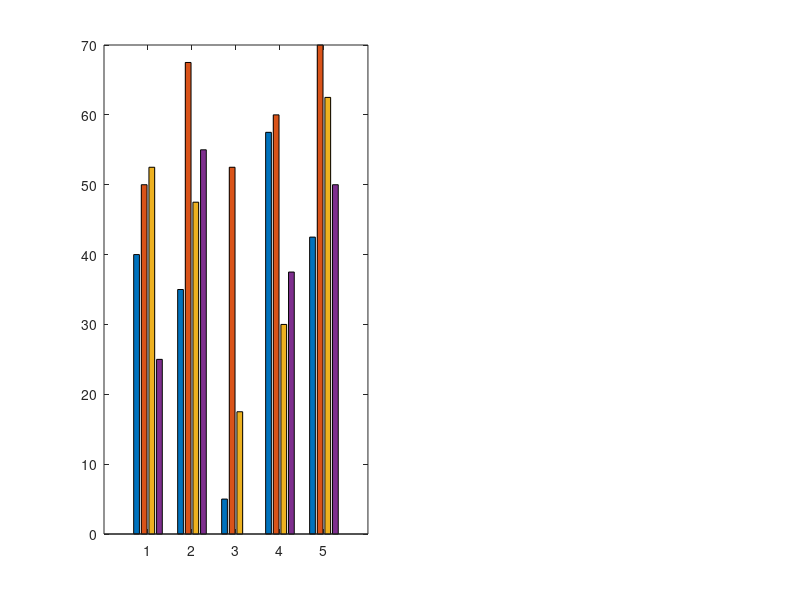

Reproduce this figure in MATLAB. (Note: this script raises an error after producing the figure.)
%% plot_v2_thesis_2figs.m
% Three thesis-quality figures for V2 prompt technique comparison.
%
% Figure 1 — LblAcc and RsnAct per model x technique
% Figure 2 — DescAcc, RsnRisk, ActSafe, Danger per model x technique
% Figure 3 — Output tokens, Cost, Latency per model x technique
%
% Data from latest runs:
%   V2_runs_20260525_035756.csv       (zero_shot, few_shot_3, cot, structured)
%   V2_cot_rerun_20260525_175408.csv  (cot_600)

clear; clc; close all;

%% ── Data (from latest CSV files) ─────────────────────────────────────────────
% Rows = models [Claude; GPT-4o; GPT-4o-mini; Gemini]
% Cols = techniques [Zero-Shot, Few-Shot-3, CoT-300, CoT-600, Structured]

techLabels  = {'Zero-Shot','Few-Shot-3','CoT-300','CoT-600','Structured'};
modelLabels = {'Claude','GPT-4o','GPT-4o-mini','Gemini'};
x = 1:5;  nT = 5;  nM = 4;

LblAcc = [40.0,  35.0,   5.0,  57.5,  42.5;
          50.0,  67.5,  52.5,  60.0,  70.0;
          52.5,  47.5,  17.5,  30.0,  62.5;
          25.0,  55.0,   0.0,  37.5,  50.0];

RsnAct = [20.0,  30.0,   0.0,  95.0,  62.5;
         100.0, 100.0, 100.0, 100.0, 100.0;
         100.0, 100.0,  30.0, 100.0, 100.0;
          87.5, 100.0,   0.0,  65.0,  95.0];

DescAcc = [97.5,  95.0,  90.0,  95.0,  97.5;
          100.0, 100.0, 100.0, 100.0, 100.0;
          100.0, 100.0, 100.0, 100.0, 100.0;
          100.0, 100.0, 100.0, 100.0, 100.0];

RsnRisk = [97.5,  95.0,  90.0,  95.0,  97.5;
           92.5,  92.5, 100.0, 100.0, 100.0;
          100.0,  90.0, 100.0, 100.0, 100.0;
           92.5, 100.0, 100.0, 100.0, 100.0];

ActSafe = [100.0, 100.0, 100.0, 100.0, 100.0;
           100.0, 100.0, 100.0, 100.0, 100.0;
           100.0,  87.5, 100.0,  95.0, 100.0;
           100.0, 100.0, 100.0, 100.0, 100.0];

Danger = [0, 0, 0, 0, 0;
          0, 0, 0, 0, 0;
          0, 5, 0, 2, 0;
          0, 0, 0, 0, 0];

OutputTokens = [292.3, 281.8, 269.9, 478.8, 263.0;
                101.5,  99.0, 220.6, 220.6, 109.8;
                124.4,  91.3, 291.4, 342.6, 119.2;
                181.0, 144.6, 299.9, 527.8, 205.2];

Latency_s = [10.8,  12.2,  14.1,  16.2,   9.0;
              3.0,   3.0,   4.2,   4.5,   3.0;
              7.1,   4.8,  56.2,  12.7,  23.4;
              2.9,   2.4,   3.5,   4.4,   3.2];

Cost = [6.1,  6.5,  5.9,  9.2,  6.0;
        3.9,  4.8,  6.2,  6.2,  4.5;
        0.6,  0.6,  0.7,  0.7,  0.6;
        0.1,  0.1,  0.1,  0.2,  0.1];

% Model colours
mc = [0.87 0.42 0.36;   % Claude      — red
      0.29 0.56 0.85;   % GPT-4o      — blue
      0.36 0.75 0.42;   % GPT-4o-mini — green
      0.80 0.55 0.85];  % Gemini      — purple

bw = 0.78;  % bar width


%% ══════════════════════════════════════════════════════════════════════════════
%  FIGURE 1 — LblAcc and RsnAct
%% ══════════════════════════════════════════════════════════════════════════════
figure('Name','Fig 1 - LblAcc and RsnAct','Position',[60 60 1100 460]);

% ── 1a: LblAcc ───────────────────────────────────────────────────────────────
subplot(1,2,1);
bh = bar(x, LblAcc', bw);
for k=1:nM; bh(k).FaceColor=mc(k,:); bh(k).FaceAlpha=0.88; bh(k).EdgeColor='none'; end
hold on;
patch([4.62 5.38 5.38 4.62],[0 0 77 77],[0.29 0.56 0.85], ...
      'FaceAlpha',0.12,'EdgeColor',[0.15 0.40 0.75],'LineWidth',1.2,'HandleVisibility','off');
text(5,73,'70% best','HorizontalAlignment','center', ...
     'FontSize',8,'Color',[0.10 0.35 0.70],'FontWeight','bold');
text(3,3,'Gemini 0%','HorizontalAlignment','center', ...
     'FontSize',7.5,'Color',[0.60 0.10 0.60],'FontAngle','italic');
set(gca,'XTick',x,'XTickLabel',techLabels,'FontSize',9);
ylim([0 82]); ylabel('Label Accuracy (%)','FontSize',10);
title('(a) LblAcc per Model \times Technique','FontSize',10);
legend(modelLabels,'Location','northwest','FontSize',8.5);
grid on; ax=gca; ax.YGrid='on'; ax.XGrid='off';
ax.GridAlpha=0.3; ax.GridLineStyle='--'; ax.Box='off'; hold off;

% ── 1b: RsnAct ───────────────────────────────────────────────────────────────
subplot(1,2,2);
bh = bar(x, RsnAct', bw);
for k=1:nM; bh(k).FaceColor=mc(k,:); bh(k).FaceAlpha=0.88; bh(k).EdgeColor='none'; end
hold on;
text(3,6,'Claude &','HorizontalAlignment','center', ...
     'FontSize',7.5,'Color',[0.70 0.10 0.10],'FontAngle','italic');
text(3,1,'Gemini 0%','HorizontalAlignment','center', ...
     'FontSize',7.5,'Color',[0.70 0.10 0.10],'FontAngle','italic');
text(4,108,'Truncation fixed \rightarrow','HorizontalAlignment','center', ...
     'FontSize',8,'Color',[0.75 0.10 0.10],'FontWeight','bold');
set(gca,'XTick',x,'XTickLabel',techLabels,'FontSize',9);
ylim([0 118]); ylabel('RsnAct — Action Consistency (%)','FontSize',10);
title('(b) RsnAct per Model \times Technique','FontSize',10);
legend(modelLabels,'Location','southwest','FontSize',8.5);
grid on; ax=gca; ax.YGrid='on'; ax.XGrid='off';
ax.GridAlpha=0.3; ax.GridLineStyle='--'; ax.Box='off'; hold off;

sgtitle('V2 — Label Accuracy and Action Consistency  (N = 40 per cell)', ...
        'FontSize',11,'FontWeight','bold');


%% ══════════════════════════════════════════════════════════════════════════════
%  FIGURE 2 — DescAcc, RsnRisk, ActSafe, Danger
%% ══════════════════════════════════════════════════════════════════════════════
figure('Name','Fig 2 - DescAcc RsnRisk ActSafe Danger','Position',[60 580 1300 460]);

% ── 2a: DescAcc ──────────────────────────────────────────────────────────────
subplot(1,4,1);
bh = bar(x, DescAcc', bw);
for k=1:nM; bh(k).FaceColor=mc(k,:); bh(k).FaceAlpha=0.88; bh(k).EdgeColor='none'; end
hold on;
text(3,91.5,'Claude 90%','HorizontalAlignment','center', ...
     'FontSize',7,'Color',[0.70 0.10 0.10],'FontAngle','italic');
set(gca,'XTick',x,'XTickLabel',techLabels,'FontSize',7.5,'XTickLabelRotation',20);
ylim([80 103]); ylabel('DescAcc (%)','FontSize',9.5);
title('(a) DescAcc','FontSize',9.5);
legend(modelLabels,'Location','south','FontSize',7);
grid on; ax=gca; ax.YGrid='on'; ax.XGrid='off';
ax.GridAlpha=0.3; ax.GridLineStyle='--'; ax.Box='off'; hold off;

% ── 2b: RsnRisk ──────────────────────────────────────────────────────────────
subplot(1,4,2);
bh = bar(x, RsnRisk', bw);
for k=1:nM; bh(k).FaceColor=mc(k,:); bh(k).FaceAlpha=0.88; bh(k).EdgeColor='none'; end
hold on;
text(2,91,'GPT-4o 92.5%','HorizontalAlignment','center', ...
     'FontSize',7,'Color',[0.15 0.40 0.75],'FontAngle','italic');
set(gca,'XTick',x,'XTickLabel',techLabels,'FontSize',7.5,'XTickLabelRotation',20);
ylim([80 103]); ylabel('RsnRisk (%)','FontSize',9.5);
title('(b) RsnRisk','FontSize',9.5);
legend(modelLabels,'Location','south','FontSize',7);
grid on; ax=gca; ax.YGrid='on'; ax.XGrid='off';
ax.GridAlpha=0.3; ax.GridLineStyle='--'; ax.Box='off'; hold off;

% ── 2c: ActSafe ──────────────────────────────────────────────────────────────
subplot(1,4,3);
bh = bar(x, ActSafe', bw);
for k=1:nM; bh(k).FaceColor=mc(k,:); bh(k).FaceAlpha=0.88; bh(k).EdgeColor='none'; end
hold on;
text(2,88.5,'Mini 87.5%','HorizontalAlignment','center', ...
     'FontSize',7,'Color',[0.15 0.55 0.20],'FontAngle','italic');
set(gca,'XTick',x,'XTickLabel',techLabels,'FontSize',7.5,'XTickLabelRotation',20);
ylim([82 103]); ylabel('ActSafe (%)','FontSize',9.5);
title('(c) ActSafe','FontSize',9.5);
legend(modelLabels,'Location','south','FontSize',7);
grid on; ax=gca; ax.YGrid='on'; ax.XGrid='off';
ax.GridAlpha=0.3; ax.GridLineStyle='--'; ax.Box='off'; hold off;

% ── 2d: Danger count (stacked bar — only gpt4o_mini has non-zero) ─────────────
subplot(1,4,4);
bh = bar(x, Danger', bw);
for k=1:nM; bh(k).FaceColor=mc(k,:); bh(k).FaceAlpha=0.88; bh(k).EdgeColor='none'; end
hold on;
text(2,5.4,'5 cases','HorizontalAlignment','center', ...
     'FontSize',8,'Color',[0.15 0.55 0.20],'FontWeight','bold');
text(4,2.4,'2 cases','HorizontalAlignment','center', ...
     'FontSize',8,'Color',[0.15 0.55 0.20],'FontWeight','bold');
text(2.5,7.0,'GPT-4o-mini only','HorizontalAlignment','center', ...
     'FontSize',7.5,'Color',[0.15 0.55 0.20],'FontAngle','italic');
set(gca,'XTick',x,'XTickLabel',techLabels,'FontSize',7.5,'XTickLabelRotation',20);
ylim([0 9]); ylabel('Dangerous Cases (count)','FontSize',9.5);
title('(d) Danger  (truth=hazard, action=PITCH\_FWD)','FontSize',9.5);
legend(modelLabels,'Location','northeast','FontSize',7);
grid on; ax=gca; ax.YGrid='on'; ax.XGrid='off';
ax.GridAlpha=0.3; ax.GridLineStyle='--'; ax.Box='off'; hold off;

sgtitle('V2 — Scene Understanding, Reasoning and Safety  (N = 40 per cell)', ...
        'FontSize',11,'FontWeight','bold');


%% ══════════════════════════════════════════════════════════════════════════════
%  FIGURE 3 — Output Tokens, Cost, Latency
%% ══════════════════════════════════════════════════════════════════════════════
figure('Name','Fig 3 - Tokens Cost Latency','Position',[60 60 1300 460]);

% ── 3a: Output Tokens ────────────────────────────────────────────────────────
subplot(1,3,1);
bh = bar(x, OutputTokens', bw);
for k=1:nM; bh(k).FaceColor=mc(k,:); bh(k).FaceAlpha=0.88; bh(k).EdgeColor='none'; end
hold on;
text(4,540,'Claude 479','HorizontalAlignment','center', ...
     'FontSize',7.5,'Color',[0.70 0.10 0.10],'FontWeight','bold');
text(4,500,'Gemini 528','HorizontalAlignment','center', ...
     'FontSize',7,'Color',[0.60 0.30 0.70],'FontAngle','italic');
set(gca,'XTick',x,'XTickLabel',techLabels,'FontSize',8,'XTickLabelRotation',15);
ylim([0 600]); ylabel('Mean Output Tokens','FontSize',10);
title('(a) Output Tokens per Model \times Technique','FontSize',9.5);
legend(modelLabels,'Location','northwest','FontSize',8);
grid on; ax=gca; ax.YGrid='on'; ax.XGrid='off';
ax.GridAlpha=0.3; ax.GridLineStyle='--'; ax.Box='off'; hold off;

% ── 3b: Cost ─────────────────────────────────────────────────────────────────
subplot(1,3,2);
bh = bar(x, Cost', bw);
for k=1:nM; bh(k).FaceColor=mc(k,:); bh(k).FaceAlpha=0.88; bh(k).EdgeColor='none'; end
hold on;
text(4,9.8,'$9.2 peak','HorizontalAlignment','center', ...
     'FontSize',8,'Color',[0.70 0.10 0.10],'FontWeight','bold');
set(gca,'XTick',x,'XTickLabel',techLabels,'FontSize',8,'XTickLabelRotation',15);
ylim([0 12]); ylabel('Cost per 1000 calls (USD)','FontSize',10);
title('(b) Cost per Model \times Technique','FontSize',9.5);
legend(modelLabels,'Location','northeast','FontSize',8);
grid on; ax=gca; ax.YGrid='on'; ax.XGrid='off';
ax.GridAlpha=0.3; ax.GridLineStyle='--'; ax.Box='off'; hold off;

% ── 3c: Latency ──────────────────────────────────────────────────────────────
subplot(1,3,3);
LatPlot = Latency_s;
outlierVal = LatPlot(3,3);
LatPlot(3,3) = NaN;

bh = bar(x, LatPlot', bw);
for k=1:nM; bh(k).FaceColor=mc(k,:); bh(k).FaceAlpha=0.88; bh(k).EdgeColor='none'; end
hold on;
plot(3, 21.0, 'v','Color',mc(3,:),'MarkerSize',9, ...
     'MarkerFaceColor',mc(3,:),'HandleVisibility','off');
text(3,23.0,sprintf('%.0fs*',outlierVal),'HorizontalAlignment','center', ...
     'FontSize',8,'Color',[0.15 0.55 0.20],'FontWeight','bold');
set(gca,'XTick',x,'XTickLabel',techLabels,'FontSize',8,'XTickLabelRotation',15);
ylim([0 27]); ylabel('Mean Latency (s)','FontSize',10);
title('(c) Latency per Model \times Technique','FontSize',9.5);
legend(modelLabels,'Location','northeast','FontSize',8);
grid on; ax=gca; ax.YGrid='on'; ax.XGrid='off';
ax.GridAlpha=0.3; ax.GridLineStyle='--'; ax.Box='off'; hold off;

annotation('textbox',[0.65 0.01 0.34 0.04], ...
           'String','* gpt4o-mini CoT-300: 56s (token budget exceeded)', ...
           'FontSize',7.5,'EdgeColor','none','Color',[0.45 0.45 0.45]);

sgtitle('V2 — Output Tokens, Cost and Latency  (N = 40 per cell)', ...
        'FontSize',11,'FontWeight','bold');
